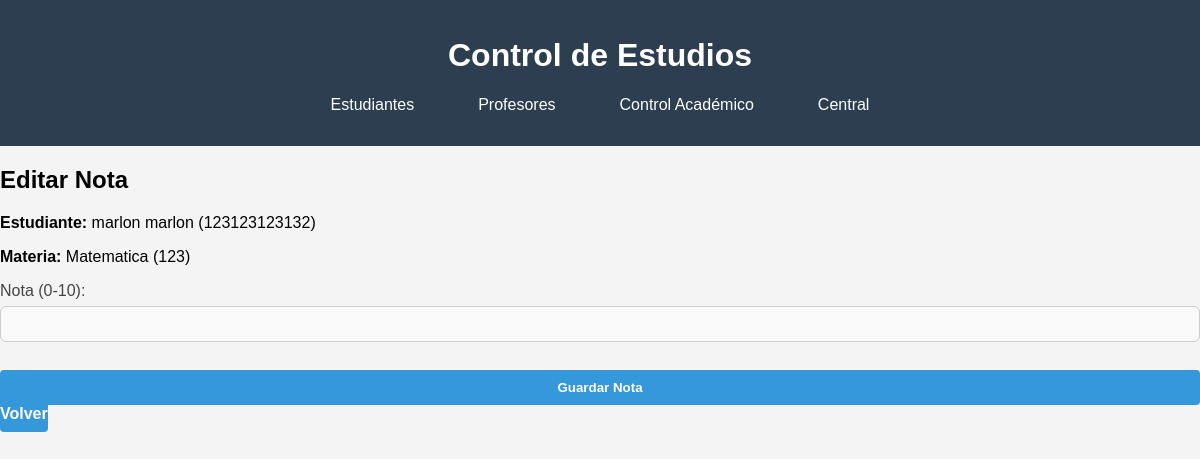
Screenshot of /profesores/profesores/12312312/notas/123123123132/123 with the database file from the repository.
### modulos/central/models.py (models this page shows, shortened)
class Persona(db.Model):
    __tablename__ = 'personas'
    cedula = db.Column(db.String(20), primary_key=True, unique=True)
    nombre = db.Column(db.String(100), nullable=False)
    apellido = db.Column(db.String(100), nullable=False)
    numero_telefono = db.Column(db.Integer)
    correo_electronico = db.Column(db.String(100), unique=True, nullable=False)
    usuario = db.Column(db.String(50), unique=True, nullable=False)
    contrasenia = db.Column(db.String(100), nullable=False)
    rol = db.Column(db.String(20), nullable=False)
    __mapper_args__ = {
        'polymorphic_identity': 'persona',
        'polymorphic_on': rol
    }

### modulos/estudiantes/models.py (models this page shows, shortened)
class Estudiante(Persona):
    __tablename__ = 'estudiantes'
    cedula = db.Column(db.String(20), db.ForeignKey('personas.cedula'), primary_key=True)
    carrera_id = db.Column(db.Integer, db.ForeignKey('carreras.id'), nullable=True)
    solvente = db.Column(db.Boolean, default = False)
    carrera = db.relationship('Carrera', back_populates='estudiantes')
    inscripciones = db.relationship('Inscripcion', back_populates='estudiante', cascade="all, delete-orphan")
    notas = db.relationship('Nota', back_populates='estudiante', cascade="all, delete-orphan")
    __mapper_args__ = {
        'polymorphic_identity': 'estudiante',
    }

### modulos/control_academico/models.py (models this page shows, shortened)
class Materia(db.Model):
    __tablename__ ='materias'
    codigo = db.Column(db.Integer, primary_key=True, unique=True)
    nombre = db.Column(db.String(100), nullable=False)
    programa_id = db.Column(db.Integer, db.ForeignKey('programas.id'), nullable=False)
    programa = db.relationship('Programa', back_populates='materias')
    asignaciones = db.relationship('AsignacionMateria', back_populates='materia')
    notas = db.relationship('Nota', back_populates='materia')

### modulos/profesores/routes.py (the view, shortened to what this page needs)
@bp.route('/profesores/<cedula>/notas/<estudiante_cedula>/<materia_codigo>', methods=['GET', 'POST'])
def editar_nota(cedula, estudiante_cedula, materia_codigo):
    profesor = Profesor.query.get_or_404(cedula)
    estudiante = Estudiante.query.get_or_404(estudiante_cedula)
    materia = Materia.query.get_or_404(materia_codigo)
    asignacion = AsignacionMateria.query.filter_by(
        profesor_id=cedula,
        materia_codigo=materia_codigo
    ).first()
    if not asignacion:
        flash('No tiene permiso para editar notas de esta materia', 'error')
        return redirect(url_for('profesores.notas_profesor', cedula=cedula))
    nota = Nota.query.filter_by(
        estudiante_id=estudiante_cedula,
        materia_codigo=materia_codigo
    ).first()
    return render_template('profesores/editar_nota.html',
                         profesor=profesor,
                         estudiante=estudiante,
                         materia=materia,
                         nota=nota)

### modulos/profesores/templates/profesores/editar_nota.html (shortened to what this page needs)
{% extends "central/base.html" %}
{% block content %}
<h2>Editar Nota</h2>
<p><strong>Estudiante:</strong> {{ estudiante.nombre }} {{ estudiante.apellido }} ({{ estudiante.cedula }})</p>
<p><strong>Materia:</strong> {{ materia.nombre }} ({{ materia.codigo }})</p>
<form method="POST">
    <div class="form-group">
        <label for="nota">Nota (0-10):</label>
        <input type="number" step="1" min="0" max="10" id="nota" name="nota" required value="{{ nota_existente.nota if nota_existente else '' }}">
    </div>
    <button type="submit" class="btn-form-estudiante">Guardar Nota</button>
    <a href="{{ url_for('profesores.notas_profesor', cedula=profesor.cedula) }}" class="btn-form-estudiante">Volver</a>
</form>
{% endblock %}

### modulos/static/css/style.css (style rules this page uses)
body { font-family: Arial, sans-serif; margin: 0; padding: 0; background-color: #f4f4f4; }
a { text-decoration: none ; }
.btn-form-estudiante { width: 100%; padding: 10px 0; background-color: #3498db; color: white; border: none; border-radius: 4px; font-weight: bold; cursor: pointer; transition: background 0.2s; margin-top: 10px; }
.form-group { margin-bottom: 15px; }
.form-group label { display: block; margin-bottom: 5px; font-weight: bold; }
.form-group { margin-bottom: 18px; width: 100%; text-align: left; }
.form-group label { display: block; margin-bottom: 6px; color: #444; font-weight: 500; }
.form-group input, .form-group select { width: 100%; padding: 8px 10px; border: 1px solid #ccc; border-radius: 6px; background: #fafafa; font-size: 1rem; box-sizing: border-box; }

### rows the page displays
Persona: nombre "marlon", apellido "marlon"
Estudiante: cedula "123123123132"
Materia: nombre "Matematica", codigo "123"
